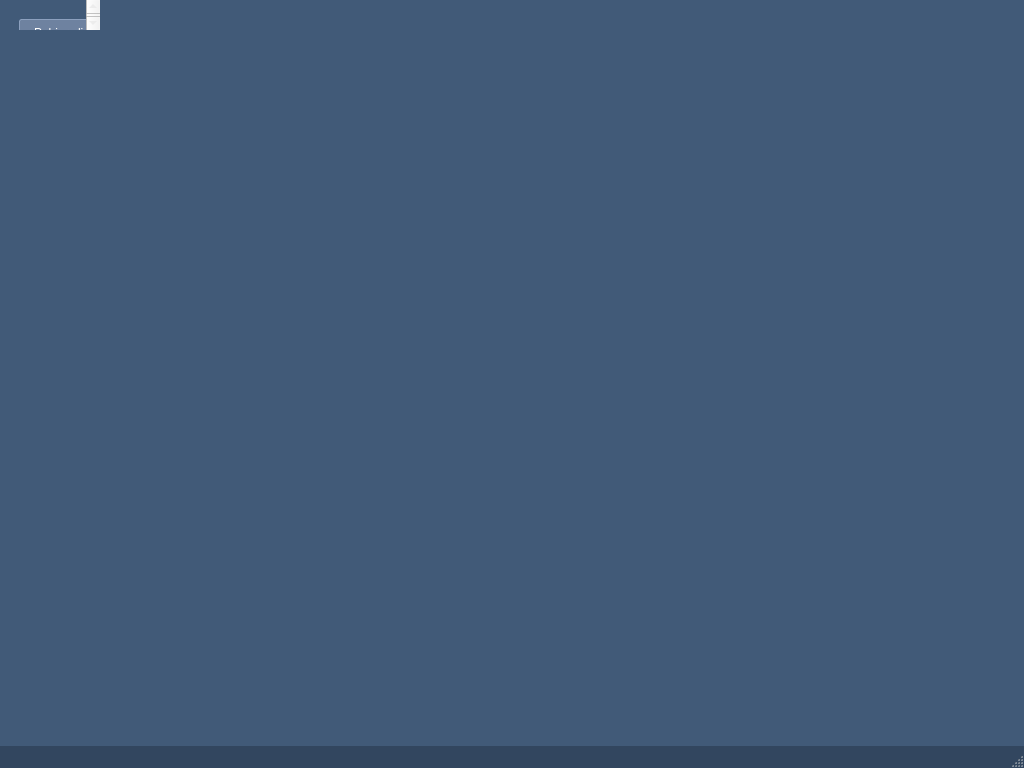
<?xml version="1.0" encoding="UTF-8"?>
<ui version="4.0">
 <class>MainWindow</class>
 <widget class="QMainWindow" name="MainWindow">
  <property name="geometry">
   <rect>
    <x>0</x>
    <y>0</y>
    <width>1024</width>
    <height>768</height>
   </rect>
  </property>
  <property name="windowTitle">
   <string>Monitor Jakości Powietrza</string>
  </property>
  <property name="styleSheet">
   <string notr="true">
/* === Global === */
QMainWindow {
    background-color: rgb(65, 90, 120); /* Główny kolor tła - ciemniejszy niebiesko-szary */
}
QWidget { color: rgb(230, 230, 230); }
/* === Etykiety === */
QLabel { background-color: transparent; color: rgb(230, 230, 230); padding: 2px; }
/* === Przyciski === */
QPushButton { background-color: rgb(110, 130, 160); color: white; border: 1px solid rgb(140, 160, 190); padding: 6px 12px; min-width: 100px; border-radius: 3px; }
QPushButton:hover { background-color: rgb(125, 145, 175); border: 1px solid rgb(160, 180, 210); }
QPushButton:pressed { background-color: rgb(95, 115, 145); }
QPushButton:disabled { background-color: rgb(90, 100, 120); color: rgb(160, 160, 160); border: 1px solid rgb(110, 120, 140); }
/* === Pola wprowadzania i listy === */
QLineEdit, QListWidget, QDateTimeEdit { background-color: rgb(245, 245, 250); color: black; border: 1px solid rgb(180, 190, 210); padding: 4px; border-radius: 3px; }
QListWidget { alternate-background-color: rgb(235, 240, 245); }
QListWidget::item:selected { background-color: rgb(100, 130, 170); color: white; }
/* === GroupBoxy === */
QGroupBox { background-color: rgba(255, 255, 255, 30); border: 1px solid rgba(255, 255, 255, 50); margin-top: 15px; padding: 10px; border-radius: 5px; }
QGroupBox::title { subcontrol-origin: margin; subcontrol-position: top left; padding: 0 8px 0 8px; left: 10px; color: white; font-weight: bold; background-color: rgba(80, 110, 140, 180); border-radius: 3px; }
QGroupBox QLabel { color: rgb(230, 230, 230); background-color: transparent; }
#aqiOverallLabel { font-weight: bold; color: white; }
/* === Splitter === */
QSplitter::handle { background-color: rgb(90, 115, 145); border: 1px solid rgb(110, 135, 165); }
QSplitter::handle:horizontal { width: 6px; }
QSplitter::handle:vertical { height: 6px; }
QSplitter::handle:hover { background-color: rgb(105, 130, 160); }
/* === MenuBar i StatusBar === */
QMenuBar { background-color: rgb(50, 70, 95); color: rgb(220, 220, 220); }
QMenuBar::item { background-color: transparent; padding: 4px 10px; }
QMenuBar::item:selected { background-color: rgb(80, 100, 130); }
QMenu { background-color: rgb(240, 245, 250); color: black; border: 1px solid rgb(150, 170, 200); }
QMenu::item:selected { background-color: rgb(180, 195, 220); }
QStatusBar { background-color: rgb(50, 70, 95); color: rgb(200, 200, 200); }
/* === Placeholder Wykresu === */
#chartPlaceholderWidget { background-color: rgba(0, 0, 0, 20); border: 1px dashed rgba(255, 255, 255, 80); border-radius: 3px; }
#chartPlaceholderLabel { color: rgb(180, 190, 200); background-color: transparent; }

/* === Styl dla QScrollArea (opcjonalne) === */
QScrollArea {
    border: none; /* Usuń ramkę domyślną scroll area */
    background-color: transparent; /* Niech tło QMainWindow prześwituje */
}
/* Styl dla zawartości scroll area (ważne tło!) */
#scrollAreaWidgetContents {
    background-color: rgb(65, 90, 120); /* Nadaj tło takie jak QMainWindow */
}
   </string>
  </property>
  <widget class="QScrollArea" name="centralwidget">
   <property name="verticalScrollBarPolicy">
    <enum>Qt::ScrollBarPolicy::ScrollBarAsNeeded</enum>
   </property>
   <property name="horizontalScrollBarPolicy">
    <enum>Qt::ScrollBarPolicy::ScrollBarAlwaysOff</enum>
   </property>
   <property name="widgetResizable">
    <bool>true</bool>
   </property>
   <widget class="QWidget" name="scrollAreaWidgetContents">
    <property name="geometry">
     <rect>
      <x>0</x>
      <y>0</y>
      <width>1024</width>
      <height>726</height>
     </rect>
    </property>
    <layout class="QVBoxLayout" name="verticalLayout_Main">
     <property name="spacing">
      <number>10</number>
     </property>
     <property name="leftMargin">
      <number>10</number>
     </property>
     <property name="topMargin">
      <number>10</number>
     </property>
     <property name="rightMargin">
      <number>10</number>
     </property>
     <property name="bottomMargin">
      <number>10</number>
     </property>
     <item>
      <widget class="QWidget" name="topButtonWidget" native="true">
       <layout class="QHBoxLayout" name="horizontalLayout_TopButtons">
        <property name="spacing">
         <number>10</number>
        </property>
        <item>
         <widget class="QPushButton" name="fetchStationsButton">
          <property name="text">
           <string>Pobierz listę stacji</string>
          </property>
         </widget>
        </item>
        <item>
         <widget class="QPushButton" name="saveStationsButton">
          <property name="text">
           <string>Zapisz stacje</string>
          </property>
         </widget>
        </item>
        <item>
         <widget class="QPushButton" name="loadStationsButton">
          <property name="text">
           <string>Wczytaj stacje</string>
          </property>
         </widget>
        </item>
        <item>
         <spacer name="horizontalSpacer_Top">
          <property name="sizePolicy">
           <sizepolicy hsizetype="Minimum" vsizetype="Minimum">
            <horstretch>0</horstretch>
            <verstretch>0</verstretch>
           </sizepolicy>
          </property>
          <property name="orientation">
           <enum>Qt::Orientation::Horizontal</enum>
          </property>
          <property name="sizeHint" stdset="0">
           <size>
            <width>40</width>
            <height>20</height>
           </size>
          </property>
         </spacer>
        </item>
       </layout>
      </widget>
     </item>
     <item>
      <widget class="QSplitter" name="mainSplitter">
       <property name="sizePolicy">
        <sizepolicy hsizetype="Expanding" vsizetype="Expanding">
         <horstretch>0</horstretch>
         <verstretch>1</verstretch>
        </sizepolicy>
       </property>
       <property name="orientation">
        <enum>Qt::Orientation::Horizontal</enum>
       </property>
       <property name="childrenCollapsible">
        <bool>false</bool>
       </property>
       <widget class="QWidget" name="leftPaneWidget" native="true">
        <layout class="QVBoxLayout" name="verticalLayout_Left">
         <property name="spacing">
          <number>8</number>
         </property>
         <item alignment="Qt::AlignmentFlag::AlignLeft">
          <widget class="QLabel" name="label">
           <property name="text">
            <string>Miejscowość</string>
           </property>
          </widget>
         </item>
         <item>
          <widget class="QLineEdit" name="cityFilterLineEdit">
           <property name="placeholderText">
            <string>Wpisz miasto...</string>
           </property>
          </widget>
         </item>
         <item>
          <widget class="QPushButton" name="clearCityFilterButton">
           <property name="enabled">
            <bool>false</bool>
           </property>
           <property name="text">
            <string>Pokaż wszystkie</string>
           </property>
          </widget>
         </item>
         <item>
          <widget class="QLabel" name="label_Stations">
           <property name="font">
            <font>
             <bold>true</bold>
            </font>
           </property>
           <property name="text">
            <string>Stacje pomiarowe:</string>
           </property>
          </widget>
         </item>
         <item>
          <widget class="QListWidget" name="stationsListWidget">
           <property name="sizePolicy">
            <sizepolicy hsizetype="Expanding" vsizetype="Expanding">
             <horstretch>0</horstretch>
             <verstretch>1</verstretch>
            </sizepolicy>
           </property>
          </widget>
         </item>
         <item>
          <widget class="QLabel" name="label_Sensors">
           <property name="font">
            <font>
             <bold>true</bold>
            </font>
           </property>
           <property name="text">
            <string>Czujniki (stanowiska):</string>
           </property>
          </widget>
         </item>
         <item alignment="Qt::AlignmentFlag::AlignBottom">
          <widget class="QListWidget" name="sensorsListWidget">
           <property name="sizePolicy">
            <sizepolicy hsizetype="Expanding" vsizetype="Preferred">
             <horstretch>0</horstretch>
             <verstretch>0</verstretch>
            </sizepolicy>
           </property>
           <property name="maximumSize">
            <size>
             <width>470</width>
             <height>192</height>
            </size>
           </property>
          </widget>
         </item>
         <item>
          <widget class="QPushButton" name="saveSensorDataButton">
           <property name="text">
            <string>Zapisz dane czujnika</string>
           </property>
          </widget>
         </item>
         <item>
          <widget class="QPushButton" name="loadSensorDataButton">
           <property name="text">
            <string>Wczytaj dane czujnika</string>
           </property>
          </widget>
         </item>
        </layout>
       </widget>
       <widget class="QWidget" name="rightPaneWidget" native="true">
        <layout class="QVBoxLayout" name="verticalLayout_Right">
         <property name="spacing">
          <number>10</number>
         </property>
         <item>
          <widget class="QGroupBox" name="aqiGroupBox">
           <property name="sizePolicy">
            <sizepolicy hsizetype="Preferred" vsizetype="Preferred">
             <horstretch>0</horstretch>
             <verstretch>0</verstretch>
            </sizepolicy>
           </property>
           <property name="title">
            <string>Indeks jakości powietrza</string>
           </property>
           <layout class="QVBoxLayout" name="verticalLayout_AQI">
            <property name="spacing">
             <number>6</number>
            </property>
            <item>
             <widget class="QLabel" name="aqiStationLabel">
              <property name="text">
               <string>Indeks dla:</string>
              </property>
              <property name="wordWrap">
               <bool>true</bool>
              </property>
             </widget>
            </item>
            <item>
             <widget class="QLabel" name="aqiCalcDateLabel">
              <property name="text">
               <string>Obliczony:</string>
              </property>
             </widget>
            </item>
            <item>
             <widget class="QLabel" name="aqiOverallLabel">
              <property name="text">
               <string>Ogólny:</string>
              </property>
             </widget>
            </item>
            <item>
             <widget class="Line" name="line_aqi_sep">
              <property name="orientation">
               <enum>Qt::Orientation::Horizontal</enum>
              </property>
             </widget>
            </item>
            <item>
             <widget class="QLabel" name="aqiPM10Label">
              <property name="text">
               <string>PM10:</string>
              </property>
             </widget>
            </item>
            <item>
             <widget class="QLabel" name="aqiPM25Label">
              <property name="text">
               <string>PM2.5:</string>
              </property>
             </widget>
            </item>
            <item>
             <widget class="QLabel" name="aqiO3Label">
              <property name="text">
               <string>O3:</string>
              </property>
             </widget>
            </item>
            <item>
             <widget class="QLabel" name="aqiNO2Label">
              <property name="text">
               <string>NO2:</string>
              </property>
             </widget>
            </item>
            <item>
             <widget class="QLabel" name="aqiSO2Label">
              <property name="text">
               <string>SO2:</string>
              </property>
             </widget>
            </item>
            <item>
             <widget class="QLabel" name="aqiCOLabel">
              <property name="text">
               <string>CO:</string>
              </property>
             </widget>
            </item>
            <item>
             <widget class="QLabel" name="aqiC6H6Label">
              <property name="text">
               <string>C6H6:</string>
              </property>
             </widget>
            </item>
            <item>
             <spacer name="verticalSpacer_AQI">
              <property name="orientation">
               <enum>Qt::Orientation::Vertical</enum>
              </property>
              <property name="sizeType">
               <enum>QSizePolicy::Policy::Expanding</enum>
              </property>
              <property name="sizeHint" stdset="0">
               <size>
                <width>20</width>
                <height>5</height>
               </size>
              </property>
             </spacer>
            </item>
           </layout>
          </widget>
         </item>
         <item>
          <widget class="QGroupBox" name="chartGroupBox">
           <property name="sizePolicy">
            <sizepolicy hsizetype="Preferred" vsizetype="Expanding">
             <horstretch>0</horstretch>
             <verstretch>1</verstretch>
            </sizepolicy>
           </property>
           <property name="title">
            <string>Wykres danych pomiarowych</string>
           </property>
           <layout class="QVBoxLayout" name="chartLayout">
            <property name="spacing">
             <number>8</number>
            </property>
            <item>
             <layout class="QHBoxLayout" name="horizontalLayout">
              <property name="spacing">
               <number>6</number>
              </property>
              <item alignment="Qt::AlignmentFlag::AlignLeft">
               <widget class="QLabel" name="label_2">
                <property name="text">
                 <string>Od:</string>
                </property>
               </widget>
              </item>
              <item>
               <widget class="QDateTimeEdit" name="startDateTimeEdit"/>
              </item>
              <item alignment="Qt::AlignmentFlag::AlignLeft">
               <widget class="QLabel" name="label_3">
                <property name="text">
                 <string>Do:</string>
                </property>
                <property name="leftMargin" stdset="0">
                 <number>10</number>
                </property>
               </widget>
              </item>
              <item>
               <widget class="QDateTimeEdit" name="endDateTimeEdit"/>
              </item>
              <item>
               <spacer name="horizontalSpacer_Dates">
                <property name="sizePolicy">
                 <sizepolicy hsizetype="Minimum" vsizetype="Minimum">
                  <horstretch>0</horstretch>
                  <verstretch>0</verstretch>
                 </sizepolicy>
                </property>
                <property name="orientation">
                 <enum>Qt::Orientation::Horizontal</enum>
                </property>
                <property name="sizeHint" stdset="0">
                 <size>
                  <width>10</width>
                  <height>20</height>
                 </size>
                </property>
               </spacer>
              </item>
             </layout>
            </item>
            <item>
             <widget class="QPushButton" name="filterDataButton">
              <property name="text">
               <string>Filtruj wykres</string>
              </property>
             </widget>
            </item>
           </layout>
          </widget>
         </item>
         <item>
          <widget class="QPushButton" name="analyzeButton">
           <property name="text">
            <string>Analizuj wykres</string>
           </property>
          </widget>
         </item>
         <item>
          <widget class="QGroupBox" name="analysisGroupBox">
           <property name="sizePolicy">
            <sizepolicy hsizetype="Preferred" vsizetype="Preferred">
             <horstretch>0</horstretch>
             <verstretch>0</verstretch>
            </sizepolicy>
           </property>
           <property name="title">
            <string>Analiza wykresu</string>
           </property>
           <layout class="QVBoxLayout" name="verticalLayout_Analysis">
            <property name="spacing">
             <number>6</number>
            </property>
            <item>
             <widget class="QLabel" name="analysisMinLabel">
              <property name="text">
               <string>Min:</string>
              </property>
             </widget>
            </item>
            <item>
             <widget class="QLabel" name="analysisMaxLabel">
              <property name="text">
               <string>Max:</string>
              </property>
             </widget>
            </item>
            <item>
             <widget class="QLabel" name="analysisAvgLabel">
              <property name="text">
               <string>Średnia:</string>
              </property>
             </widget>
            </item>
            <item>
             <widget class="QLabel" name="analysisTrendLabel">
              <property name="text">
               <string>Trend:</string>
              </property>
             </widget>
            </item>
            <item>
             <spacer name="verticalSpacer_Analysis">
              <property name="orientation">
               <enum>Qt::Orientation::Vertical</enum>
              </property>
              <property name="sizeType">
               <enum>QSizePolicy::Policy::Expanding</enum>
              </property>
              <property name="sizeHint" stdset="0">
               <size>
                <width>20</width>
                <height>5</height>
               </size>
              </property>
             </spacer>
            </item>
           </layout>
          </widget>
         </item>
        </layout>
       </widget>
      </widget>
     </item>
    </layout>
   </widget>
  </widget>
  <widget class="QMenuBar" name="menubar">
   <property name="geometry">
    <rect>
     <x>0</x>
     <y>0</y>
     <width>1024</width>
     <height>20</height>
    </rect>
   </property>
  </widget>
  <widget class="QStatusBar" name="statusbar"/>
 </widget>
 <resources/>
 <connections/>
</ui>
